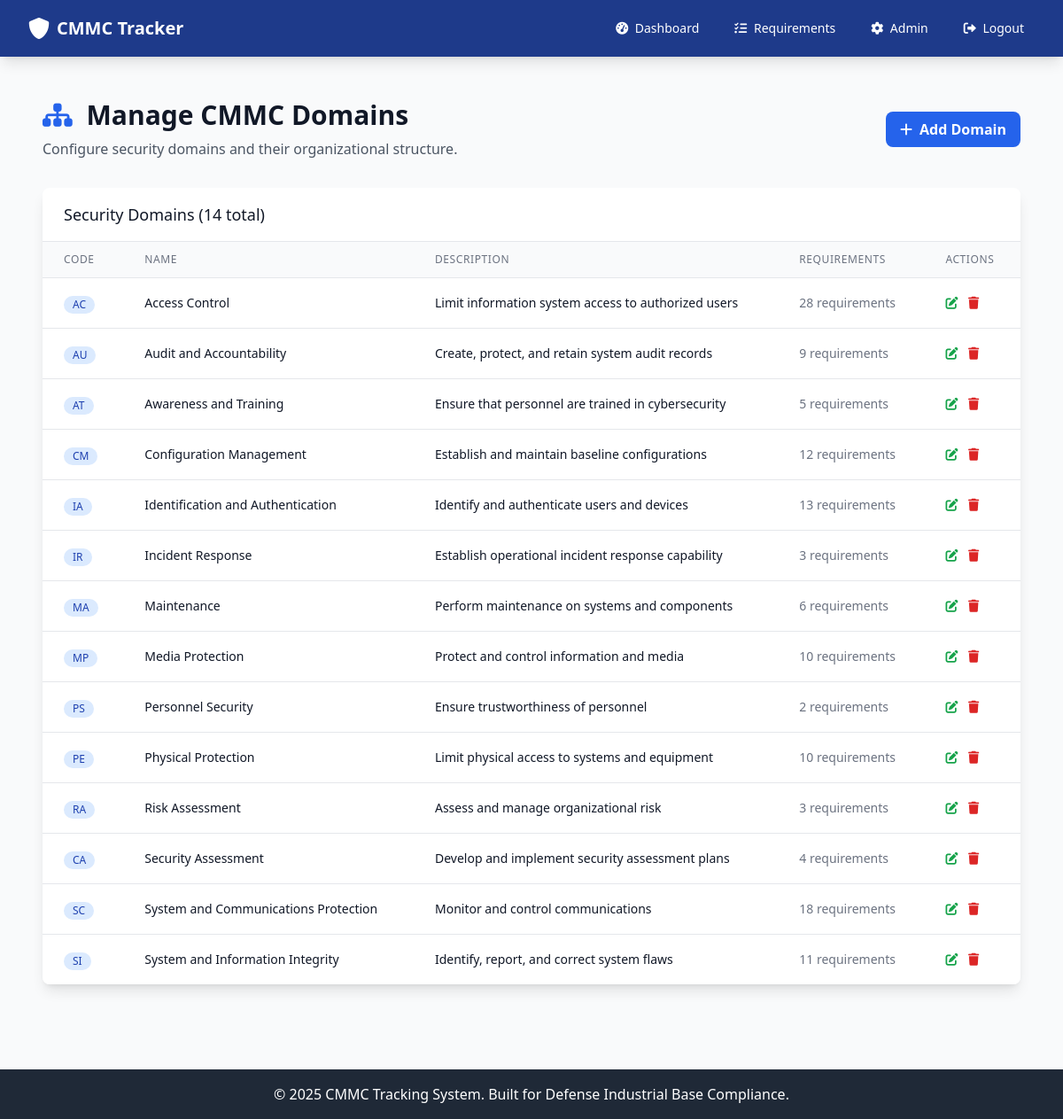
/admin/domains (signed in), run on the app's committed database.
### app.py (models this page shows)
class CMMCDomain(db.Model):
    __tablename__ = 'cmmc_domain'
    id = db.Column(db.Integer, primary_key=True)
    code = db.Column(db.String(10), unique=True, nullable=False)
    name = db.Column(db.String(100), nullable=False)
    description = db.Column(db.Text)
    created_at = db.Column(db.DateTime, default=datetime.utcnow)

### app.py (the view)
@app.route('/admin/domains')
@admin_required
def admin_domains():
    domains = CMMCDomain.query.all()
    return render_template('admin/domains.html', domains=domains)

### app.py (called while the page is built, shortened)
def admin_required(f):
    @wraps(f)
    def decorated_function(*args, **kwargs):
        if 'user_id' not in session:
            flash('Please log in to access this page.', 'warning')
            return redirect(url_for('login'))
        user = User.query.get(session['user_id'])
        if not user or user.role != 'admin':
            flash('Admin access required.', 'error')
            return redirect(url_for('dashboard'))
        return f(*args, **kwargs)
    return decorated_function

@app.before_request
def enforce_device_and_user_authorization():
    open_endpoints = {
        'index', 'login', 'register', 'logout', 'static', 'device_pending'
    }
    if request.endpoint in open_endpoints:
        return None
    if 'user_id' not in session:
        return None
    user = User.query.get(session['user_id'])
    if not user:
        session.clear()
        return redirect(url_for('login'))
    if not user.is_authorized:
        flash('Your account is awaiting authorization by an administrator.', 'warning')
        return redirect(url_for('index'))
    if user.role == 'admin':
        return None

### templates/admin/domains.html (shortened to what this page needs)
{% extends "base.html" %}
{% block content %}
<div class="px-4 py-6">
    <div class="flex justify-between items-center mb-8">
        <div>
            <h1 class="text-3xl font-bold text-gray-900 mb-2">
                <i class="fas fa-sitemap text-blue-600 mr-2"></i>
                Manage CMMC Domains
            </h1>
            <p class="text-gray-600">Configure security domains and their organizational structure.</p>
        </div>
        <a href="{{ url_for('admin_add_domain') }}" class="bg-blue-600 hover:bg-blue-700 text-white font-bold py-2 px-4 rounded-lg transition duration-200">
            <i class="fas fa-plus mr-2"></i>Add Domain
        </a>
    </div>
    <div class="bg-white shadow-lg rounded-lg overflow-hidden">
        <div class="px-6 py-4 border-b border-gray-200">
            <h3 class="text-lg font-medium text-gray-900">Security Domains ({{ domains|length }} total)</h3>
        </div>
        {% if domains %}
        <div class="overflow-x-auto">
            <table class="min-w-full divide-y divide-gray-200">
                <thead class="bg-gray-50">
                    <tr>
                        <th class="px-6 py-3 text-left text-xs font-medium text-gray-500 uppercase tracking-wider">Code</th>
                        <th class="px-6 py-3 text-left text-xs font-medium text-gray-500 uppercase tracking-wider">Name</th>
                        <th class="px-6 py-3 text-left text-xs font-medium text-gray-500 uppercase tracking-wider">Description</th>
                        <th class="px-6 py-3 text-left text-xs font-medium text-gray-500 uppercase tracking-wider">Requirements</th>
                        <th class="px-6 py-3 text-left text-xs font-medium text-gray-500 uppercase tracking-wider">Actions</th>
                    </tr>
                </thead>
                <tbody class="bg-white divide-y divide-gray-200">
                    {% for domain in domains %}
                    <tr class="hover:bg-gray-50">
                        <td class="px-6 py-4 whitespace-nowrap">
                            <span class="inline-flex items-center px-2.5 py-0.5 rounded-full text-xs font-medium bg-blue-100 text-blue-800">
                                {{ domain.code }}
                            </span>
                        </td>
                        <td class="px-6 py-4 whitespace-nowrap">
                            <div class="text-sm font-medium text-gray-900">{{ domain.name }}</div>
                        </td>
                        <td class="px-6 py-4">
                            <div class="text-sm text-gray-900">{{ domain.description or 'No description provided' }}</div>
                        </td>
                        <td class="px-6 py-4 whitespace-nowrap text-sm text-gray-500">
                            {{ domain.requirements|length }} requirements
                        </td>
                        <td class="px-6 py-4 whitespace-nowrap text-sm font-medium space-x-2">
                            <button onclick="editDomain({{ domain.id }})" class="text-green-600 hover:text-green-900">
                                <i class="fas fa-edit"></i>
                            </button>
                            <button onclick="deleteDomain({{ domain.id }}, '{{ domain.code }}')" class="text-red-600 hover:text-red-900">
                                <i class="fas fa-trash"></i>
                            </button>
                        </td>
                    </tr>
                    {% endfor %}
                </tbody>
            </table>
        </div>
        {% endif %}
    </div>
</div>
{% endblock %}

### data on the page
CMMCDomain: code "AC", name "Access Control", description "Limit information system access to authorized users", requirements|length "28"
CMMCDomain: code "AU", name "Audit and Accountability", description "Create, protect, and retain system audit records", requirements|length "9"
CMMCDomain: code "AT", name "Awareness and Training", description "Ensure that personnel are trained in cybersecurity", requirements|length "5"
CMMCDomain: code "CM", name "Configuration Management", description "Establish and maintain baseline configurations", requirements|length "12"
CMMCDomain: code "IA", name "Identification and Authentication", description "Identify and authenticate users and devices", requirements|length "13"
CMMCDomain: code "IR", name "Incident Response", description "Establish operational incident response capability", requirements|length "3"
CMMCDomain: code "MA", name "Maintenance", description "Perform maintenance on systems and components", requirements|length "6"
CMMCDomain: code "MP", name "Media Protection", description "Protect and control information and media", requirements|length "10"
CMMCDomain: code "PS", name "Personnel Security", description "Ensure trustworthiness of personnel", requirements|length "2"
CMMCDomain: code "PE", name "Physical Protection", description "Limit physical access to systems and equipment", requirements|length "10"
CMMCDomain: code "RA", name "Risk Assessment", description "Assess and manage organizational risk", requirements|length "3"
CMMCDomain: code "CA", name "Security Assessment", description "Develop and implement security assessment plans", requirements|length "4"
CMMCDomain: code "SC", name "System and Communications Protection", description "Monitor and control communications", requirements|length "18"
CMMCDomain: code "SI", name "System and Information Integrity", description "Identify, report, and correct system flaws", requirements|length "11"

### other printed values
{{ domains|length }} "14"
